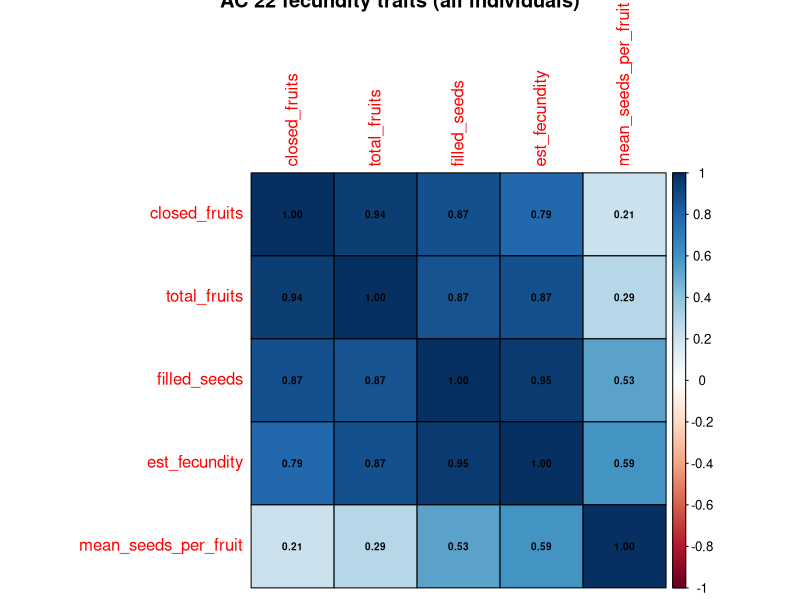
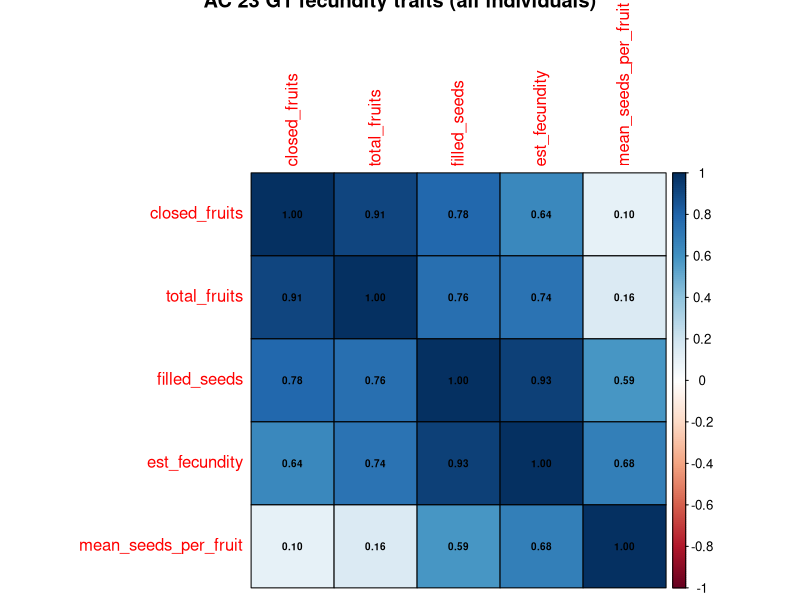
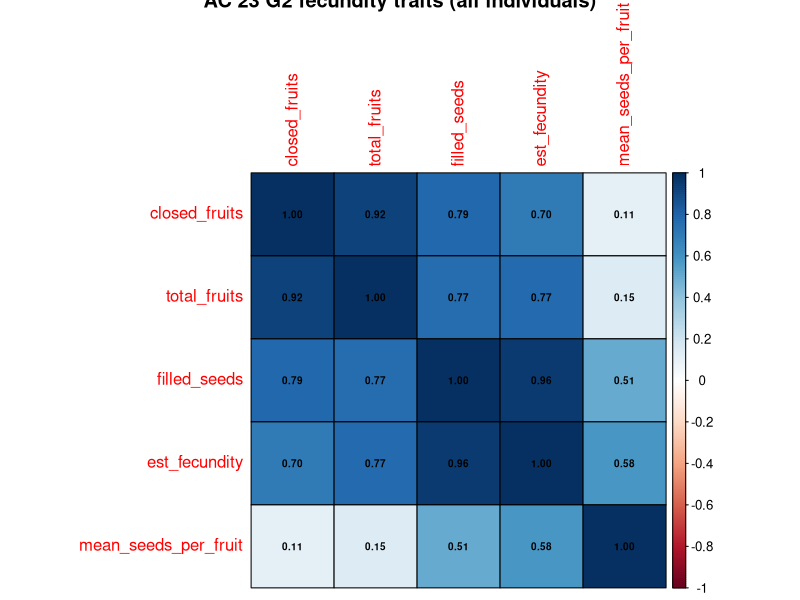
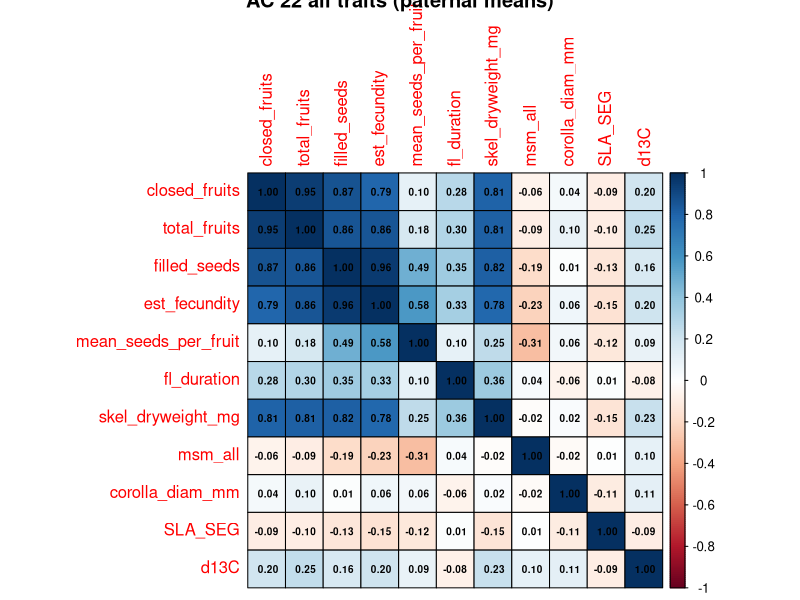
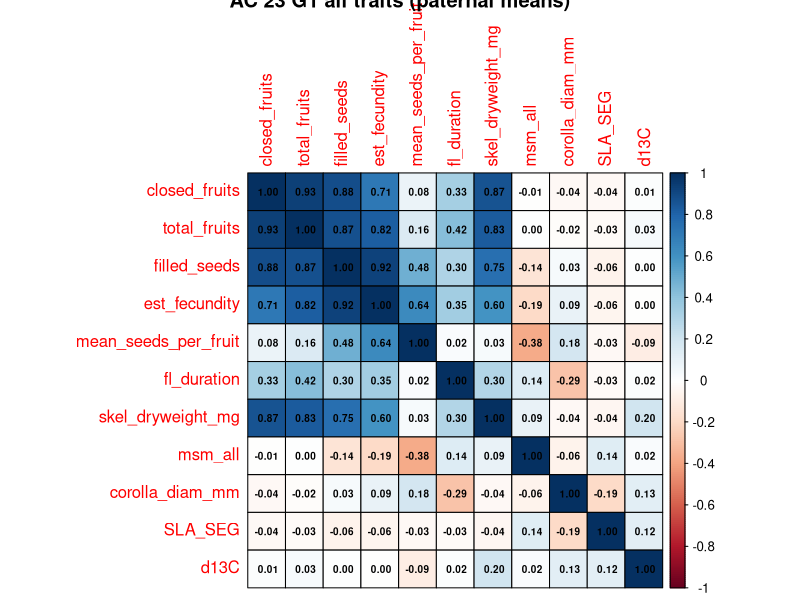
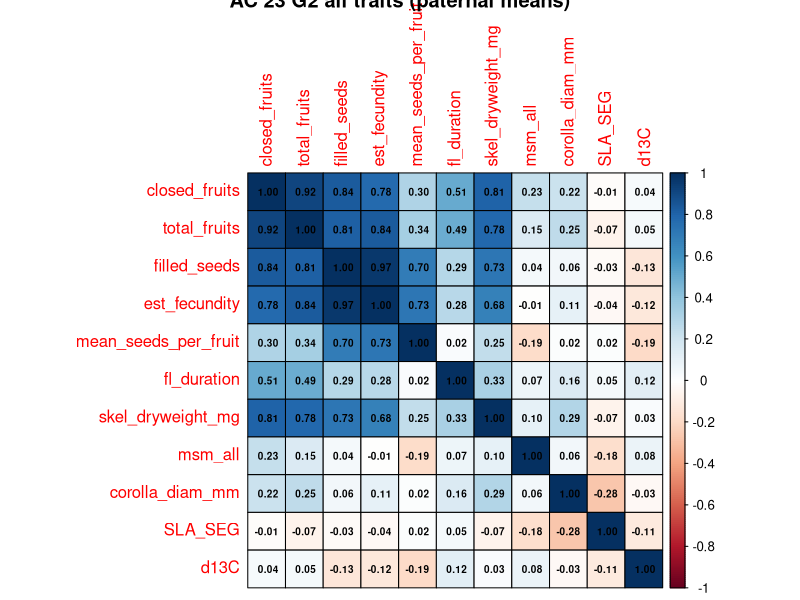
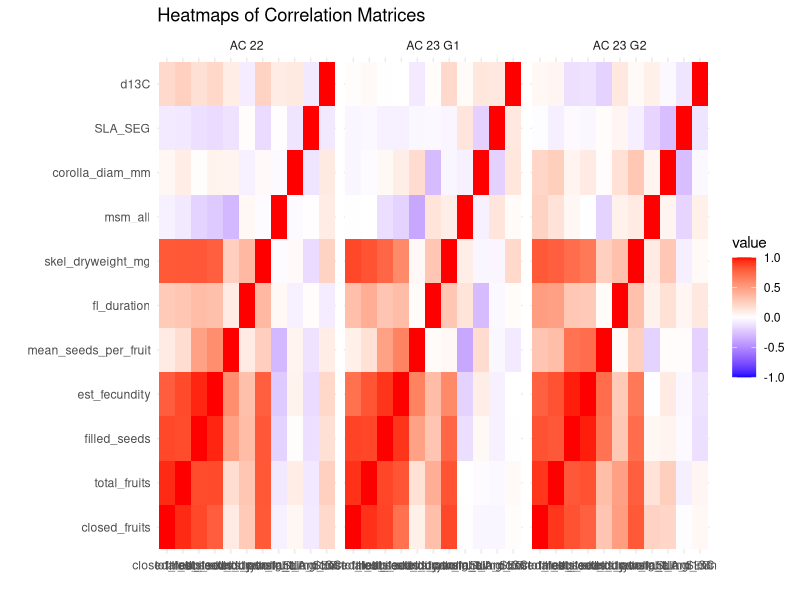
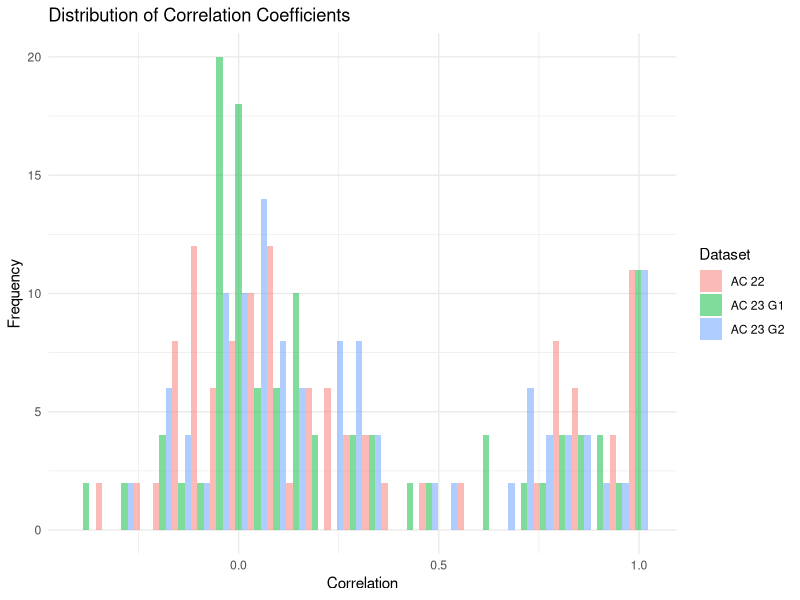

Reproduce these figures in R, in order.
## ---- chunk 1
library(tidyverse)
library(corrplot) #Correlation Matrix
library(reshape2)
## ---- chunk 2
# Load and preprocess data
# Read the CSV file and create 'sample_ID' column
AC_fit <- read_csv(here::here("data_sheets", "compiled_sheets", "AC_22_23_fit.csv")) %>%
  rename_at(vars(48), ~"surv_to_fruitpod") %>%
  mutate(
    # Construct sample_ID conditionally
    sample_ID = case_when(
      is.na(SegPos) ~ paste(Year, Recipient, Gen, str_pad(Transect, width = 3, pad = "0"), Plant_ID, sep = "-"),
      TRUE ~ paste(Year, Recipient, Gen, str_pad(Transect, width = 3, pad = "0"), SegPos, Plant_ID, sep = "-")
    ),
    # Replace leading underscores in sample_ID with hyphens
    sample_ID = str_replace(sample_ID, "^([^_]*)_", "\\1-")
  )

AC_fit_22 <- AC_fit %>%
  filter(Year == "2022")

AC_fit_23_G1 <- AC_fit %>%
  filter(Year == "2023", Gen == "G1")

AC_fit_23_G2 <- AC_fit %>%
  filter(Year == "2023", Gen == "G2")
## ---- chunk 3

##AC 22: all individuals
corrplot(cor(AC_fit_22 %>% select(closed_fruits, total_fruits, filled_seeds, est_fecundity, mean_seeds_per_fruit), use="complete.obs"), method = "color", addCoef.col = "black", number.cex = .6, outline = TRUE, tl.col = "red", title = "AC 22 fecundity traits (all individuals)") #ignores NAs


##AC 23 G1: all individuals
corrplot(cor(AC_fit_23_G1 %>% select(closed_fruits, total_fruits, filled_seeds, est_fecundity, mean_seeds_per_fruit), use="complete.obs"), method = "color", addCoef.col = "black", number.cex = .6, outline = TRUE, tl.col = "red", title = "AC 23 G1 fecundity traits (all individuals)") #ignores NAs


##AC 23 G2: all individuals
corrplot(cor(AC_fit_23_G2 %>% select(closed_fruits, total_fruits, filled_seeds, est_fecundity, mean_seeds_per_fruit), use="complete.obs"), method = "color", addCoef.col = "black", number.cex = .6, outline = TRUE, tl.col = "red", title = "AC 23 G2 fecundity traits (all individuals)") #ignores NAs
## ---- chunk 4
##AC 22: Paternal means
corrplot(cor(AC_fit_22 %>% select(closed_fruits, total_fruits, filled_seeds, est_fecundity, mean_seeds_per_fruit, fl_duration, skel_dryweight_mg, msm_all, corolla_diam_mm, SLA_SEG, d13C), use="complete.obs"), method = "color", addCoef.col = "black", number.cex = .6, outline = TRUE, tl.col = "red", title = "AC 22 all traits (paternal means)") #ignores NAs

##AC 23 G1: Paternal means
corrplot(cor(AC_fit_23_G1 %>% select(closed_fruits, total_fruits, filled_seeds, est_fecundity, mean_seeds_per_fruit, fl_duration, skel_dryweight_mg, msm_all, corolla_diam_mm, SLA_SEG, d13C), use="complete.obs"), method = "color", addCoef.col = "black", number.cex = .6, outline = TRUE, tl.col = "red", title = "AC 23 G1 all traits (paternal means)") #ignores NAs

##AC 23 G2: Paternal means
corrplot(cor(AC_fit_23_G2 %>% select(closed_fruits, total_fruits, filled_seeds, est_fecundity, mean_seeds_per_fruit, fl_duration, skel_dryweight_mg, msm_all, corolla_diam_mm, SLA_SEG, d13C), use="complete.obs"), method = "color", addCoef.col = "black", number.cex = .6, outline = TRUE, tl.col = "red", title = "AC 23 G2 all traits (paternal means)") #ignores NAs
## ---- chunk 5
# Extract correlation matrices
cor_matrix_22 <- cor(AC_fit_22 %>% select(closed_fruits, total_fruits, filled_seeds, est_fecundity, mean_seeds_per_fruit, fl_duration, skel_dryweight_mg, msm_all, corolla_diam_mm, SLA_SEG, d13C), use = "complete.obs")
cor_matrix_23_G1 <- cor(AC_fit_23_G1 %>% select(closed_fruits, total_fruits, filled_seeds, est_fecundity, mean_seeds_per_fruit, fl_duration, skel_dryweight_mg, msm_all, corolla_diam_mm, SLA_SEG, d13C), use = "complete.obs")
cor_matrix_23_G2 <- cor(AC_fit_23_G2 %>% select(closed_fruits, total_fruits, filled_seeds, est_fecundity, mean_seeds_per_fruit, fl_duration, skel_dryweight_mg, msm_all, corolla_diam_mm, SLA_SEG, d13C), use = "complete.obs")

# Flatten correlation matrices
cor_22_flat <- as.vector(cor_matrix_22)
cor_23_G1_flat <- as.vector(cor_matrix_23_G1)
cor_23_G2_flat <- as.vector(cor_matrix_23_G2)

# Combine into a data frame for comparison
cor_comparison <- data.frame(
  Correlation = c(cor_22_flat, cor_23_G1_flat, cor_23_G2_flat),
  Dataset = rep(c("AC 22", "AC 23 G1", "AC 23 G2"), each = length(cor_22_flat))
)

# Summary statistics
cor_comparison %>%
  group_by(Dataset) %>%
  summarise(
    Mean = mean(Correlation, na.rm = TRUE),
    SD = sd(Correlation, na.rm = TRUE)
  )

# Melt correlation matrices for ggplot
melt_cor_matrix <- function(cor_matrix, title) {
  melted <- melt(cor_matrix)
  melted$Dataset <- title
  return(melted)
}

cor_22_melt <- melt_cor_matrix(cor_matrix_22, "AC 22")
cor_23_G1_melt <- melt_cor_matrix(cor_matrix_23_G1, "AC 23 G1")
cor_23_G2_melt <- melt_cor_matrix(cor_matrix_23_G2, "AC 23 G2")

combined_melt <- rbind(cor_22_melt, cor_23_G1_melt, cor_23_G2_melt)

# Plot heatmaps
ggplot(combined_melt, aes(x = Var1, y = Var2, fill = value)) +
  geom_tile() +
  facet_wrap(~Dataset) +
  scale_fill_gradient2(low = "blue", high = "red", mid = "white", midpoint = 0, limit = c(-1, 1)) +
  theme_minimal() +
  labs(title = "Heatmaps of Correlation Matrices", x = "", y = "")


# Plot histograms of correlations
ggplot(cor_comparison, aes(x = Correlation, fill = Dataset)) +
  geom_histogram(position = "dodge", bins = 30, alpha = 0.5) +
  labs(title = "Distribution of Correlation Coefficients", x = "Correlation", y = "Frequency") +
  theme_minimal()
## ---- chunk 6
# Aggregate data by donor
mean_donor_traits_22 <- AC_fit_22%>%
  filter(est_fecundity != 0) %>%  # Filter out rows where est_fecundity is zero
  group_by(Donor) %>%             # Group by donor
  summarise(
    closed_fruits = mean(closed_fruits, na.rm = TRUE),
    total_fruits = mean(total_fruits, na.rm = TRUE),
    filled_seeds = mean(filled_seeds, na.rm = TRUE),
    est_fecundity = mean(est_fecundity, na.rm = TRUE),
    mean_seeds_per_fruit = mean(mean_seeds_per_fruit, na.rm = TRUE),
    fl_duration = mean(fl_duration, na.rm = TRUE),
    skel_dryweight_mg = mean(skel_dryweight_mg, na.rm = TRUE),
    est_fecundity = mean(est_fecundity, na.rm = TRUE),
    msm_all = mean(msm_all, na.rm = TRUE),
    corolla_diam_mm = mean(corolla_diam_mm, na.rm = TRUE),
    SLA_SEG = mean(SLA_SEG, na.rm = TRUE),
    d13C = mean(d13C, na.rm = TRUE)
  )

# Aggregate data by donor
mean_donor_traits_23_G1 <- AC_fit_23_G1%>%
  filter(est_fecundity != 0) %>%  # Filter out rows where est_fecundity is zero
  group_by(Donor) %>%             # Group by donor
  summarise(
    closed_fruits = mean(closed_fruits, na.rm = TRUE),
    total_fruits = mean(total_fruits, na.rm = TRUE),
    filled_seeds = mean(filled_seeds, na.rm = TRUE),
    est_fecundity = mean(est_fecundity, na.rm = TRUE),
    mean_seeds_per_fruit = mean(mean_seeds_per_fruit, na.rm = TRUE),
    fl_duration = mean(fl_duration, na.rm = TRUE),
    skel_dryweight_mg = mean(skel_dryweight_mg, na.rm = TRUE),
    est_fecundity = mean(est_fecundity, na.rm = TRUE),
    msm_all = mean(msm_all, na.rm = TRUE),
    corolla_diam_mm = mean(corolla_diam_mm, na.rm = TRUE),
    SLA_SEG = mean(SLA_SEG, na.rm = TRUE),
    d13C = mean(d13C, na.rm = TRUE)
  )

# Aggregate data by donor
mean_donor_traits_23_G2 <- AC_fit_23_G2%>%
  filter(est_fecundity != 0) %>%  # Filter out rows where est_fecundity is zero
  group_by(Donor) %>%             # Group by donor
  summarise(
    closed_fruits = mean(closed_fruits, na.rm = TRUE),
    total_fruits = mean(total_fruits, na.rm = TRUE),
    filled_seeds = mean(filled_seeds, na.rm = TRUE),
    est_fecundity = mean(est_fecundity, na.rm = TRUE),
    mean_seeds_per_fruit = mean(mean_seeds_per_fruit, na.rm = TRUE),
    fl_duration = mean(fl_duration, na.rm = TRUE),
    skel_dryweight_mg = mean(skel_dryweight_mg, na.rm = TRUE),
    est_fecundity = mean(est_fecundity, na.rm = TRUE),
    msm_all = mean(msm_all, na.rm = TRUE),
    corolla_diam_mm = mean(corolla_diam_mm, na.rm = TRUE),
    SLA_SEG = mean(SLA_SEG, na.rm = TRUE),
    d13C = mean(d13C, na.rm = TRUE)
  )
## ---- chunk 7
##AC 22: Paternal averages of fitness estimates
corrplot(cor(mean_donor_traits_22 %>% select(closed_fruits, total_fruits, filled_seeds, est_fecundity, mean_seeds_per_fruit), use="complete.obs"), method = "color", addCoef.col = "black", number.cex = .6, outline = TRUE, tl.col = "red", title = "AC 23 G2 fecundity traits (paternal means)") #ignores NAs

##AC 23 G1: Paternal averages of fitness estimates
corrplot(cor(mean_donor_traits_23_G1 %>% select(closed_fruits, total_fruits, filled_seeds, est_fecundity, mean_seeds_per_fruit), use="complete.obs"), method = "color", addCoef.col = "black", number.cex = .6, outline = TRUE, tl.col = "red", title = "AC 23 G2 fecundity traits (paternal means)") #ignores NAs

##AC 23 G2: Paternal averages of fitness estimates
corrplot(cor(mean_donor_traits_23_G2 %>% select(closed_fruits, total_fruits, filled_seeds, est_fecundity, mean_seeds_per_fruit), use="complete.obs"), method = "color", addCoef.col = "black", number.cex = .6, outline = TRUE, tl.col = "red", title = "AC 23 G2 fecundity traits (paternal means)") #ignores NAs


#as the number of closed fruits increases, the mean number of seeds per fruit tends to decrease, as total_fruits increases, mean seeds per fruit tends to decrease (and vice versa)
##This correlation is only apparent when looking at the paternal means
## ---- chunk 8
##AC 22: Paternal averages of fitness estimates
corrplot(cor(mean_donor_traits_22 %>% select(closed_fruits, total_fruits, filled_seeds, est_fecundity, mean_seeds_per_fruit, fl_duration, skel_dryweight_mg, msm_all, corolla_diam_mm, SLA_SEG, d13C), use="complete.obs"), method = "color", addCoef.col = "black", number.cex = .6, outline = TRUE, tl.col = "red", title = "AC 22 all traits (paternal means)") #ignores NAs

##AC 23 G1: Paternal averages of fitness estimates
corrplot(cor(mean_donor_traits_23_G1 %>% select(closed_fruits, total_fruits, filled_seeds, est_fecundity, mean_seeds_per_fruit, fl_duration, skel_dryweight_mg, msm_all, corolla_diam_mm, SLA_SEG, d13C), use="complete.obs"), method = "color", addCoef.col = "black", number.cex = .6, outline = TRUE, tl.col = "red", title = "AC 23 G1 all traits (paternal means)") #ignores NAs

##AC 23 G2: Paternal averages of fitness estimates
corrplot(cor(mean_donor_traits_23_G2 %>% select(closed_fruits, total_fruits, filled_seeds, est_fecundity, mean_seeds_per_fruit, fl_duration, skel_dryweight_mg, msm_all, corolla_diam_mm, SLA_SEG, d13C), use="complete.obs"), method = "color", addCoef.col = "black", number.cex = .6, outline = TRUE, tl.col = "red", title = "AC 23 G2 all traits (paternal means)") #ignores NAs
## ---- chunk 9
# Extract correlation matrices
cor_matrix_22 <- cor(mean_donor_traits_22 %>% select(closed_fruits, total_fruits, filled_seeds, est_fecundity, mean_seeds_per_fruit, fl_duration, skel_dryweight_mg, msm_all, corolla_diam_mm, SLA_SEG, d13C), use = "complete.obs")
cor_matrix_23_G1 <- cor(mean_donor_traits_23_G1 %>% select(closed_fruits, total_fruits, filled_seeds, est_fecundity, mean_seeds_per_fruit, fl_duration, skel_dryweight_mg, msm_all, corolla_diam_mm, SLA_SEG, d13C), use = "complete.obs")
cor_matrix_23_G2 <- cor(mean_donor_traits_23_G2 %>% select(closed_fruits, total_fruits, filled_seeds, est_fecundity, mean_seeds_per_fruit, fl_duration, skel_dryweight_mg, msm_all, corolla_diam_mm, SLA_SEG, d13C), use = "complete.obs")

# Flatten correlation matrices
cor_22_flat <- as.vector(cor_matrix_22)
cor_23_G1_flat <- as.vector(cor_matrix_23_G1)
cor_23_G2_flat <- as.vector(cor_matrix_23_G2)

# Combine into a data frame for comparison
cor_comparison <- data.frame(
  Correlation = c(cor_22_flat, cor_23_G1_flat, cor_23_G2_flat),
  Dataset = rep(c("AC 22", "AC 23 G1", "AC 23 G2"), each = length(cor_22_flat))
)

# Summary statistics
cor_comparison %>%
  group_by(Dataset) %>%
  summarise(
    Mean = mean(Correlation, na.rm = TRUE),
    SD = sd(Correlation, na.rm = TRUE)
  )

# Melt correlation matrices for ggplot
melt_cor_matrix <- function(cor_matrix, title) {
  melted <- melt(cor_matrix)
  melted$Dataset <- title
  return(melted)
}

cor_22_melt <- melt_cor_matrix(cor_matrix_22, "AC 22")
cor_23_G1_melt <- melt_cor_matrix(cor_matrix_23_G1, "AC 23 G1")
cor_23_G2_melt <- melt_cor_matrix(cor_matrix_23_G2, "AC 23 G2")

combined_melt <- rbind(cor_22_melt, cor_23_G1_melt, cor_23_G2_melt)

# Plot heatmaps
ggplot(combined_melt, aes(x = Var1, y = Var2, fill = value)) +
  geom_tile() +
  facet_wrap(~Dataset) +
  scale_fill_gradient2(low = "blue", high = "red", mid = "white", midpoint = 0, limit = c(-1, 1)) +
  theme_minimal() +
  labs(title = "Heatmaps of Correlation Matrices", x = "", y = "")


# Plot histograms of correlations
ggplot(cor_comparison, aes(x = Correlation, fill = Dataset)) +
  geom_histogram(position = "dodge", bins = 30, alpha = 0.5) +
  labs(title = "Distribution of Correlation Coefficients", x = "Correlation", y = "Frequency") +
  theme_minimal()
